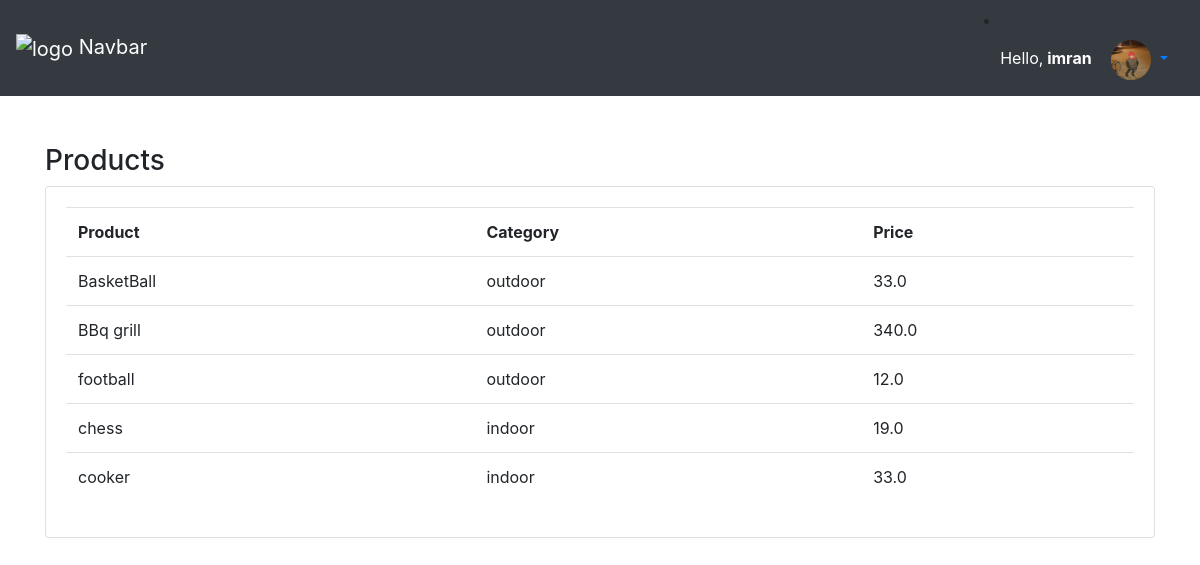
Page /product/ (signed in) on the committed database.
### accounts/models.py (models this page shows, shortened)
class Customer(models.Model):
    user = models.OneToOneField(User, null=True, blank=True, on_delete=models.CASCADE)
    name = models.CharField(max_length=40, null=True)
    phone = models.CharField(max_length=40, null=True)
    email = models.CharField(max_length=40, null=True)
    profile_pic = models.ImageField(default='default.jpg', null=True, blank=True)
    date_created = models.DateTimeField(auto_now_add=True ,null=True)

class Product(models.Model):
    category = (
        ('indoor', 'indoor'),
        ('outdoor', 'outdoor')
    )
    name = models.CharField(max_length=40, null=True)
    price = models.FloatField(null=True)
    category =models.CharField(max_length=40, null=True, choices=category)
    description = models.CharField(max_length=200, null=True, blank=True)
    date_created = models.DateTimeField(auto_now_add=True ,null=True)
    tags = models.ManyToManyField(Tag)

### accounts/views.py (the view)
# urls.py: path('product/', auth_views.product, name='products'),
def product(request):
    products = Product.objects.all()
    context = {
        'products':products
    }
    return render(request, 'accounts/product.html', context)

### accounts/templates/accounts/product.html
{% extends 'accounts/main.html' %}
{% block content %}
    <div class="row">
        <div class="col-md">
            <div class="car">
                <h3>Products</h3>
            </div>
            <div class="card card-body">
                <table class="table">
                    <tr>
                        <th>Product</th>
                        <th>Category</th>
                        <th>Price</th>
                    </tr>
                    {% for product in products %}
                    <tr>
                        <th class="font-weight-normal" >{{ product.name }}</th>
                        <th class="font-weight-normal" >{{ product.category }}</th>
                        <th class="font-weight-normal" >{{ product.price }}</th>
                    </tr>
                    {% endfor %}
                </table>
            </div>
        </div>
    </div>
{% endblock content %}

### accounts/templates/accounts/navbar.html (shortened to what this page needs)
<nav class="navbar navbar-expand-lg dark-light bg-dark">
    <a class="navbar-brand text-white" href="#">
        <img src="https://s3.eu-central-1.amazonaws.com/bootstrapbaymisc/blog/24_days_bootstrap/logo_white.png"
            width="30" height="30" alt="logo">
        Navbar
    </a>
    {% if user.is_authenticated %}
    <li class="nav-item dropdown">
        <a class="nav-link dropdown-toggle" href="#" id="navbarDropdownMenuLink" role="button" data-toggle="dropdown"
            aria-haspopup="true" aria-expanded="false">
            <p class="d-inline pr-3 text-white">Hello,<b> {{ user.username }} </b></p>
            <img src="{{request.user.customer.profile_pic.url}}" width="40"
                height="40" class="rounded-circle">
        </a>
    </li>
    {% else %}
        <li class="nav-item">
            <a href="{% url 'user-login' %}"><button class="btn btn-success">  Login </button></a>
            <a href="{% url 'user-registration' %}"><button class="btn btn-info">  Register </button></a>
        </li>
    {% endif %}
</nav><br><br>

### rows in the picture
Product: name "BasketBall", category "outdoor", price "33.0"
Product: name "BBq grill", category "outdoor", price "340.0"
Product: name "football", category "outdoor", price "12.0"
Product: name "chess", category "indoor", price "19.0"
Product: name "cooker", category "indoor", price "33.0"

### other values in the picture
{{ user.username }} "imran"
